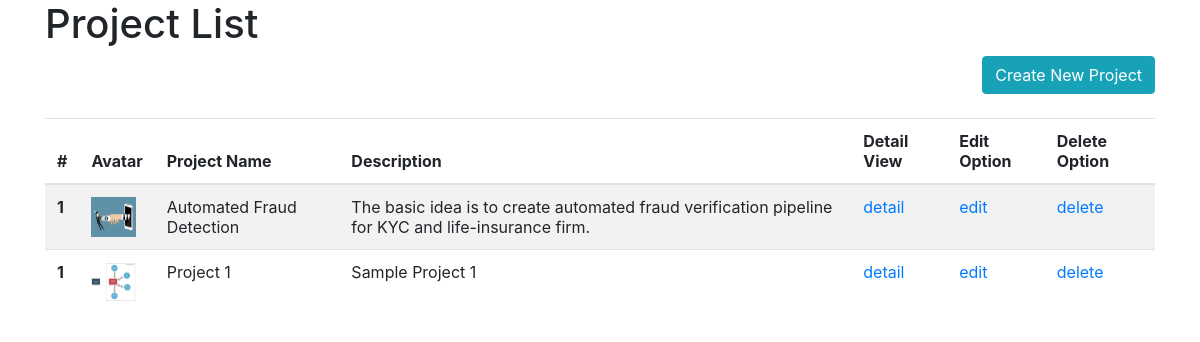
Before: / with the older database file.
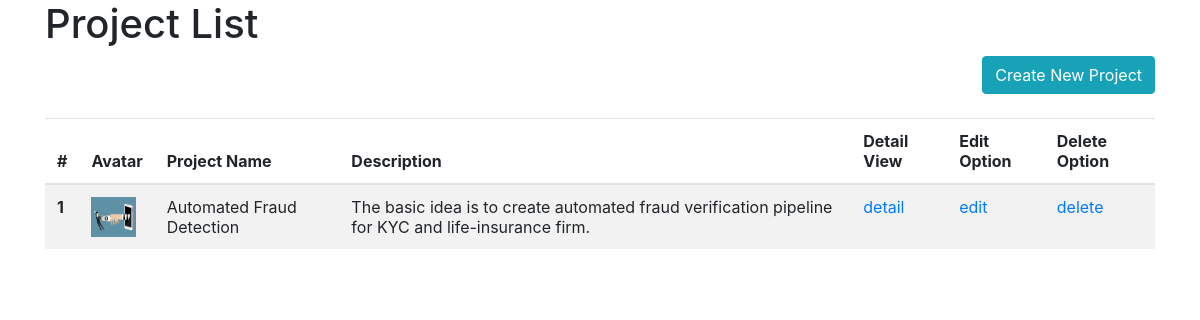
After: the same page with the newer database file.
### project_manager/models.py (models this page shows, shortened)
class Project(models.Model):
    project_name = models.CharField(max_length=200)
    description  = models.TextField()
    create_date  = models.DateTimeField('date create')
    avatar       = models.ImageField()

### project_manager/views.py (the view)
# urls.py: path('', views.ProjectListView.as_view(), name='index'),
class ProjectListView(generic.ListView):
    template_name = 'project_manager/index.html'
    context_object_name = 'projects_list'
    def get_queryset(self):
        return Project.objects.order_by('-create_date')[:5]

### project_manager/templates/project_manager/index.html (shortened to what this page needs)
{% load bootstrap4 %}
{% bootstrap_css %}
<div class="container">
    <h1>
        Project List
    </h1>
    <div class="d-flex">
        <div class="ml-auto">
            <a href="{% url 'project_manager:create_project' %}">
                <button type="button" class="btn btn-info" style="align: right;">
                    Create New Project
                </button>
            </a>
        </div>
    </div>
{% if projects_list %}
    <table class="table table-striped">
        <thead>
            <tr>
            <th scope="col">#</th>
            <th scope="col">Avatar</th>
            <th scope="col">Project Name</th>
            <th scope="col">Description</th>
            <th scope="col">Detail View</th>
            <th scope="col">Edit Option</th>
            <th scope="col">Delete Option</th>
            </tr>
        </thead>
    <tbody>
    {% for project in projects_list %}
        <tr>
            <th scope="row">
                1
            </th>
            <td>
                <img src="{{ project.avatar.url}}" width="45" height="40"/>
            </td>
            <td>
                {{ project.project_name }}
            </td>
            <td>
                {{ project.description }}
            </td>
            <td>
               <a href="{% url 'project_manager:project_detail' project.id %}">detail</a>
            </td>
            <td>
               <a href="{% url 'project_manager:edit_project' project.id %}">edit</a>
            </td>
            <td>
               <a href="{% url 'project_manager:delete_project' project.id %}">delete</a>
            </td>
        </tr>
    {% endfor %}
    </tbody>
    </table>
{% else %}
    <p>No Projects are available.</p>
{% endif %}
</div>

Changed rows visible on the page:
removed Project: avatar (picture), project_name "Project 1", description "Sample Project 1"
